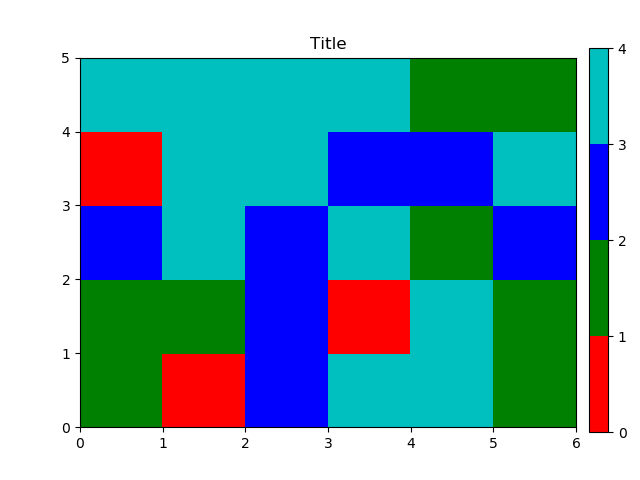

The script that saved this image:
import random
import time
import numpy as np
from functools import partial
from multiprocessing import Lock, Pool, Manager
from itertools import product

import matplotlib as mpl
mpl.use("Agg")
from matplotlib import pyplot as plt

random.seed()

def Run(i, Y, lock):
    print("Run: index=", i)
    time.sleep(int(random.random()*10))
    # lock.acquire()
    # print("Get Lock!, index=", i)
    Y[i] = i*i
    print("Write: index=", i)
    # lock.release()


def Run_without_lock(N_, J_, i, j, Z):
    # print("Run: index=", i, ",", j)
    # time.sleep(int(random.random()*10))
    # lock.acquire()
    # print("Get Lock!, index=", i)
    temp= int(random.random()*4)
    Z[i][j]=temp
    print("i,j,N,J,temp,Value=", i, j, N_, J_,temp,Z[i][j])
    # Z[i][j] = i*10+j

    # print("Write: index=", i, ",", j, " value=", Z[i][j])


def Draw(X, Y, Z):
    # print(X)
    # print(Y)
    # print(Z)
    x, y = np.meshgrid(X, Y, indexing="ij")

    fig, ax = plt.subplots()

    cmap = mpl.colors.ListedColormap(["r", "g", "b", "c"])
    norm = mpl.colors.BoundaryNorm(list(range(5)), cmap.N)
    c = ax.pcolormesh(np.array(Z).T, cmap=cmap, vmin=0, vmax=3)

    ax2 = fig.add_axes([0.92, 0.1, 0.03, 0.8])

    cb = mpl.colorbar.ColorbarBase(ax2, cmap=cmap, norm=norm)
    ax.set_title("Title")
    # fig.colorbar(cmap, ax=ax, norm=norm)
    # fig.colorbar(c, ax=ax)
    plt.savefig("TestForMP.png")
    # plt.show()
    return


if __name__ == "__main__":
    p, m = Pool(), Manager()
    # l = m.Lock()
    # global Y
    N_min, N_max, J_min, J_max, NJ = 15, 20, 0.00, 0.02, 5
    N = np.array(list(range(N_min, N_max+1)), dtype=int)
    J = np.linspace(J_min, J_max, num=NJ, endpoint=True)

    x, y = np.meshgrid(N, J, indexing="ij")
    Z = m.list([m.list([0 for j in range(NJ)])for i in range(N_max-N_min+1)])
    # pRun = partial(Run, lock=l)
    for i, j in product(list(range(N_max-N_min+1)), list(range(NJ))):
        p.apply_async(Run_without_lock, args=(N[i], J[j], i, j, Z,))
    p.close()
    p.join()
    z = [list(x) for x in list(Z)]
    with open("TestForMP.txt","w") as f:
        f.write(str(z))

    # print(z)
    Draw(N, J, z)
